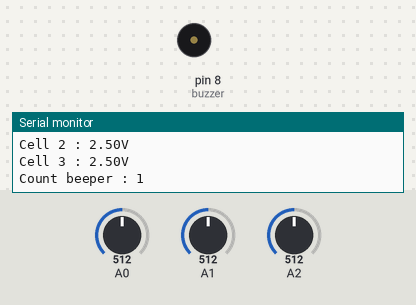
Bench run of a sketch on a simulated Arduino Uno, built with avr-gcc and run on an emulated ATmega328P. Shown: buzzer (waves = sounding), the last lines printed to the serial monitor. The inputs (shaded band) are chosen by the test bench; at power-on: A0 = 512, A1 = 512, A2 = 512.

Above: at 1.0 s.
At 2.74 s:
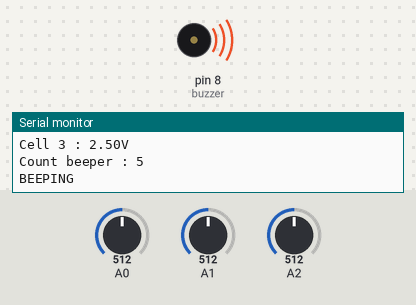
Timing chart, 0 to 3.0 s (numbered marks = the images above):
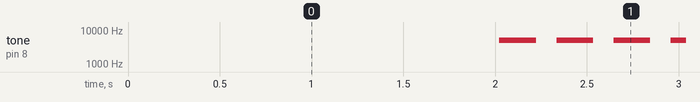

The sketch:

Sketch.ino
```cpp
#define CELL_1 A0
#define CELL_2 A1
#define CELL_3 A2
#define buzzer 8

float C1;
float C2;
float C3;

float cellLimit = 3.3;
int count = 0;

void setup() {
  // put your setup code here, to run once:
  Serial.begin(9600);
  Serial.println("Arduino Ready");
}

void loop() {
  // put your main code here, to run repeatedly:
  ReadVoltages();

  printInfo();

  if (C1 < cellLimit || C2 < cellLimit || C3 < cellLimit)
  {
    count++;
    if (count >= 5)
      beep(true);
    else
      beep(false);
  }
  else
  {
    count = 0;
  }

  delay(500);
}

float ReadVoltageC1(float val)
{
  float res = analogRead(val);
  res = res * (5.0 / 1023.0);

  return (res);
}

float ReadVoltageC2(float val)
{
  float res = analogRead(val);
  res = (res + 0.10) * (5.0 / 1023.0);

  return (res);
}

void ReadVoltages()
{
  C1 = ReadVoltageC1(CELL_1);
  C2 = ReadVoltageC2(CELL_2);
  C3 = ReadVoltageC1(CELL_3);
}

void beep(float action)
{
  if (action)
  {
    tone(buzzer, 5000, 200);
    delay(300);

    ReadVoltages();

    printInfo();
    Serial.println("BEEPING");

    if (C1 < cellLimit || C2 < cellLimit || C3 < cellLimit)
      beep(true);
    else
    {
      if (count > 0)
      {
        count--;
        beep(true);
      }
    }

  }
}

void printInfo()
{
  Serial.println("Cell 1 : " + String(C1) + "V");
  Serial.println("Cell 2 : " + String(C2) + "V");
  Serial.println("Cell 3 : " + String(C3) + "V");
  Serial.println("Count beeper : " + String(count));
}
```

Measured:
- by itself, tone on pin 8 (buzzer): silent → 5000 Hz at 2.0 s, → silent 0.20 s later, → 5000 Hz 0.11 s later, → silent 0.20 s later, … (823 changes in this stretch)
